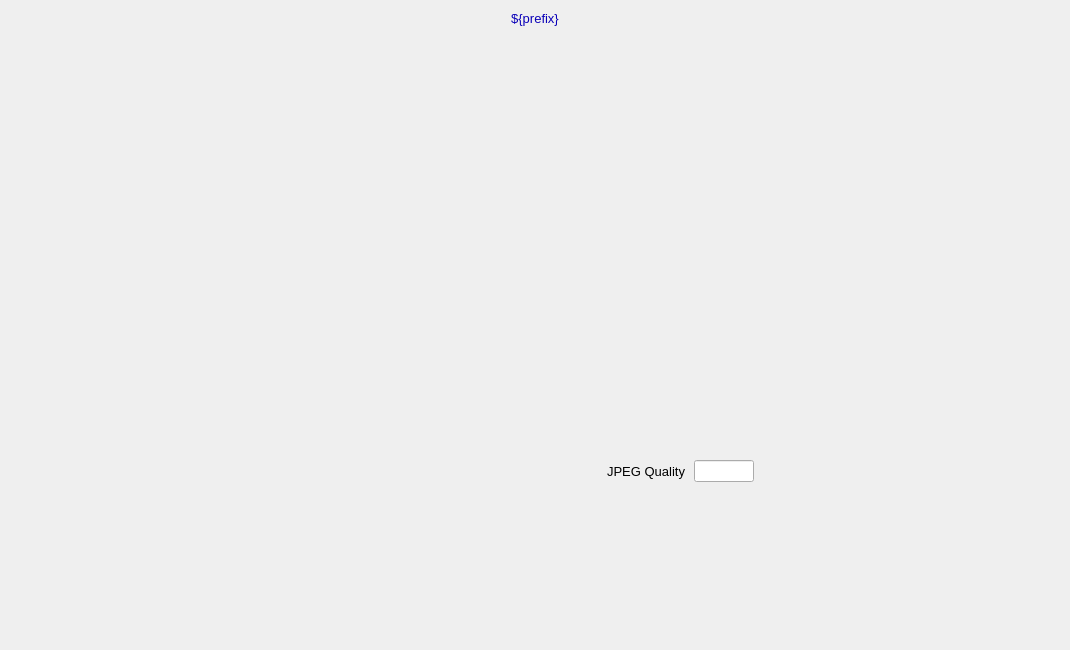
<?xml version="1.0" ?>
<ui version="4.0">
  <class>Dialog</class>
  <widget class="QWidget" name="screen">
    <property name="geometry">
      <rect>
        <x>164</x>
        <y>158</y>
        <width>1070</width>
        <height>650</height>
      </rect>
    </property>
    <property name="styleSheet">
      <string notr="true">QWidget#screen {
  color: rgb(0, 0, 0);
  background-color: rgb(187, 187, 187);
  }</string>
    </property>
    <property name="windowTitle">
      <string>NDFileJPEG</string>
    </property>
    <widget class="PyDMDrawingRectangle" name="rectangle">
      <property name="geometry">
        <rect>
          <x>0</x>
          <y>5</y>
          <width>1070</width>
          <height>26</height>
        </rect>
      </property>
      <property name="brush" stdset="0">
        <brush brushstyle="SolidPattern">
          <color alpha="255">
            <red>218</red>
            <green>218</green>
            <blue>218</blue>
          </color>
        </brush>
      </property>
      <property name="penStyle" stdset="0">
        <enum>Qt::SolidLine</enum>
      </property>
      <property name="penColor" stdset="0">
        <color>
          <red>218</red>
          <green>218</green>
          <blue>218</blue>
        </color>
      </property>
      <property name="penWidth" stdset="0">
        <double>0</double>
      </property>
      <property name="penCapStyle" stdset="0">
        <enum>Qt::FlatCap</enum>
      </property>
      <property name="toolTip">
        <string>rectangle</string>
      </property>
    </widget>
    <widget class="QLabel" name="text">
      <property name="geometry">
        <rect>
          <x>35</x>
          <y>6</y>
          <width>1000</width>
          <height>25</height>
        </rect>
      </property>
      <property name="text">
        <string>${prefix}</string>
      </property>
      <property name="font" stdset="0">
        <font>
          <pointsize>10</pointsize>
        </font>
      </property>
      <property name="brush" stdset="0">
        <brush brushstyle="SolidPattern">
          <color alpha="255">
            <red>10</red>
            <green>0</green>
            <blue>184</blue>
          </color>
        </brush>
      </property>
      <property name="toolTip">
        <string>text</string>
      </property>
      <property name="alignment">
        <set>Qt::AlignCenter</set>
      </property>
      <property name="styleSheet">
        <string notr="true">QLabel#text {
  color: rgb(10, 0, 184);
  }</string>
      </property>
    </widget>
    <widget class="PyDMEmbeddedDisplay" name="composite">
      <property name="geometry">
        <rect>
          <x>5</x>
          <y>40</y>
          <width>380</width>
          <height>605</height>
        </rect>
      </property>
      <property name="toolTip">
        <string>composite</string>
      </property>
      <property name="filename" stdset="0">
        <string>PluginBase_V26.ui</string>
      </property>
    </widget>
    <widget class="PyDMFrame" name="composite_1">
      <property name="geometry">
        <rect>
          <x>565</x>
          <y>460</y>
          <width>274</width>
          <height>22</height>
        </rect>
      </property>
      <property name="rules" stdset="0">
        <string>[{&quot;name&quot;: &quot;visibility&quot;, &quot;property&quot;: &quot;Visible&quot;, &quot;channels&quot;: [{&quot;channel&quot;: &quot;${prefix}FileFormat&quot;, &quot;trigger&quot;: true}], &quot;expression&quot;: &quot;ch[0]==jpeg&quot;}]</string>
      </property>
      <widget class="QLabel" name="text_1">
        <property name="geometry">
          <rect>
            <x>0</x>
            <y>1</y>
            <width>120</width>
            <height>20</height>
          </rect>
        </property>
        <property name="text">
          <string>JPEG Quality</string>
        </property>
        <property name="font" stdset="0">
          <font>
            <pointsize>10</pointsize>
          </font>
        </property>
        <property name="brush" stdset="0">
          <brush brushstyle="SolidPattern">
            <color alpha="255">
              <red>0</red>
              <green>0</green>
              <blue>0</blue>
            </color>
          </brush>
        </property>
        <property name="toolTip">
          <string>text_1</string>
        </property>
        <property name="alignment">
          <set>Qt::AlignRight|Qt::AlignTrailing|Qt::AlignVCenter</set>
        </property>
        <property name="styleSheet">
          <string notr="true">QLabel#text_1 {
  color: rgb(0, 0, 0);
  }</string>
        </property>
      </widget>
      <widget class="PyDMLineEdit" name="text_entry">
        <property name="geometry">
          <rect>
            <x>129</x>
            <y>0</y>
            <width>60</width>
            <height>22</height>
          </rect>
        </property>
        <property name="channel" stdset="0">
          <string>ca://${prefix}JPEGQuality</string>
        </property>
        <property name="toolTip">
          <string>${prefix}JPEGQuality</string>
        </property>
        <property name="font" stdset="0">
          <font>
            <pointsize>10</pointsize>
          </font>
        </property>
        <property name="styleSheet">
          <string notr="true">PyDMLineEdit#text_entry {
  color: rgb(0, 0, 0);
  background-color: rgb(115, 223, 255);
  border: 1px solid black;
  margin: 0px;
  padding: 0px;
  spacing: 0px;
  }</string>
        </property>
      </widget>
      <widget class="PyDMLabel" name="text_update">
        <property name="geometry">
          <rect>
            <x>194</x>
            <y>2</y>
            <width>80</width>
            <height>18</height>
          </rect>
        </property>
        <property name="toolTip">
          <string>PV: ${prefix}JPEGQuality_RBV</string>
        </property>
        <property name="channel" stdset="0">
          <string>ca://${prefix}JPEGQuality_RBV</string>
        </property>
        <property name="font" stdset="0">
          <font>
            <pointsize>10</pointsize>
          </font>
        </property>
        <property name="alignment">
          <set>Qt::AlignLeading|Qt::AlignLeft|Qt::AlignVCenter</set>
        </property>
        <property name="textInteractionFlags">
          <set>Qt::TextSelectableByKeyboard|Qt::TextSelectableByMouse</set>
        </property>
        <property name="styleSheet">
          <string notr="true">PyDMLabel#text_update {
  color: rgb(10, 0, 184);
  background-color: rgb(187, 187, 187);
  }</string>
        </property>
      </widget>
    </widget>
    <widget class="PyDMEmbeddedDisplay" name="composite_2">
      <property name="geometry">
        <rect>
          <x>390</x>
          <y>40</y>
          <width>675</width>
          <height>405</height>
        </rect>
      </property>
      <property name="toolTip">
        <string>composite_2</string>
      </property>
      <property name="filename" stdset="0">
        <string>FileBase_V26.ui</string>
      </property>
    </widget>
  </widget>
  <customwidgets>
    <customwidget>
      <class>PyDMDrawingRectangle</class>
      <extends>QWidget</extends>
      <header>pydm.widgets.drawing</header>
    </customwidget>
    <customwidget>
      <class>PyDMLabel</class>
      <extends>QLabel</extends>
      <header>pydm.widgets.label</header>
    </customwidget>
    <customwidget>
      <class>PyDMEmbeddedDisplay</class>
      <extends>QFrame</extends>
      <header>pydm.widgets.embedded_display</header>
    </customwidget>
    <customwidget>
      <class>PyDMFrame</class>
      <extends>QFrame</extends>
      <header>pydm.widgets.frame</header>
    </customwidget>
    <customwidget>
      <class>PyDMLineEdit</class>
      <extends>QLineEdit</extends>
      <header>pydm.widgets.line_edit</header>
    </customwidget>
  </customwidgets>
</ui>
